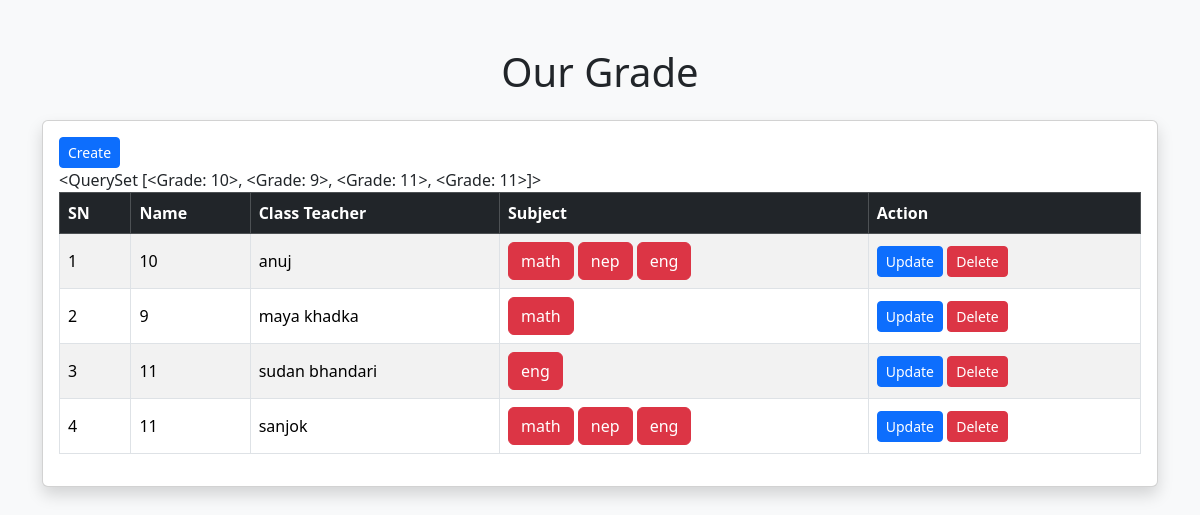
Before: /school/grade/list with the older database file.
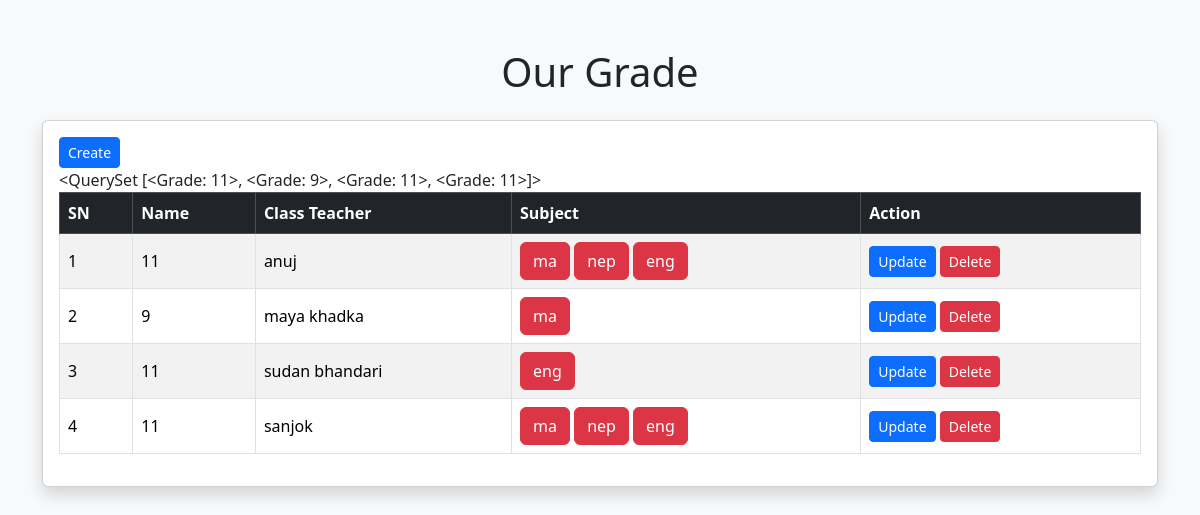
After: the same page with the newer database file.
### school/models.py (models this page shows, shortened)
class Grade(models.Model):
    class_teacher = models.OneToOneField(Teacher, on_delete=models.CASCADE)
    subject = models.ManyToManyField(Subject)
    name = models.CharField(
        max_length=20,
        null=True,
        blank=True,
        verbose_name="Grade Name",
        help_text="enter name is numberic",
    )
    class Meta:
        db_table = "grade"
    def __str__(self):
        return f"{self.name}"

class Subject(models.Model):
    name = models.CharField(max_length=10)
    short_name = models.CharField(max_length=5, null=True, blank=True)
    class Meta:
        db_table = "subject"

class Teacher(models.Model):
    full_name = models.CharField(max_length=80)
    dob = models.DateField()
    email = models.EmailField()
    phone = models.PositiveIntegerField()
    address = models.CharField(max_length=80)
    hire_date = models.DateTimeField()
    qualification = models.CharField(max_length=100)
    salary = models.DecimalField(max_digits=10, decimal_places=2)
    class Meta:
        db_table = "teacher"

### school/views.py (the view)
# urls.py: path('grade/list', grade_list, name="grade-list"),
def grade_list(request):
    grade = Grade.objects.all()
    context = {
        "grade":grade
    }
    return render(request, 'grade/index.html',context)

### school/templates/Grade/index.html (shortened to what this page needs)
<!DOCTYPE html>
<html lang="en">
<head>
    <link href="https://cdn.jsdelivr.net/npm/bootstrap@5.3.3/dist/css/bootstrap.min.css" rel="stylesheet">
</head>
<body class="bg-light">
<div class="container mt-5">
    <h1 class="text-center mb-4">Our Grade</h1>
    <div class="card shadow">
        <div class="card-body">
            <a href="{% url 'grade-create' %}"> <button class="btn btn-primary btn-sm"> Create </button></a>
            <div class="table-responsive">
                <table class="table table-bordered table-hover table-striped align-middle">
                    <thead class="table-dark">
                        <tr>
                            <th>SN</th>
                            <th>Name</th>
                            <th>Class Teacher</th>
                            <th>Subject</th>
                            <th>Action</th>
                        </tr>
                    </thead>
                    <tbody>
                        {% for i in grade %}
                        <tr>
                            <td>{{ forloop.counter }}</td>
                            <td>{{ i.name }}</td>
                            <td>{{ i.class_teacher.full_name }}</td>
                            <td>
                                {% for j in i.subject.all %}
                                <button class="btn btn-danger"> {{j.short_name}} </button>
                               {% endfor %}
                            </td>
                            <td>
                                   <a href="{% url 'grade-update' i.id %}"> <button class="btn btn-primary btn-sm"> Update </button></a>
                                    <a href=""> <button class="btn btn-danger btn-sm"> Delete </button></a>
                            </td>
                        </tr>
                        {% empty %}
                        <tr>
                            <td colspan="5" class="text-center text-muted">
                                No student found.
                            </td>
                        </tr>
                        {% endfor %}
                    </tbody>
                </table>
            </div>
        </div>
    </div>
</div>
</body>
</html>

Changed rows visible on the page:
changed Grade "anuj": name "10" → "11"
changed Subject (number 1 of 3 on the later page): short_name "math" → "ma"
Other visible differences:
text written by a page script: "<QuerySet [<Grade: 10>, <Grade: 9>, <Grade: 11>, <Grade: 11>]>" → "<QuerySet [<Grade: 11>, <Grade: 9>, <Grade: 11>, <Grade: 11>]>"
